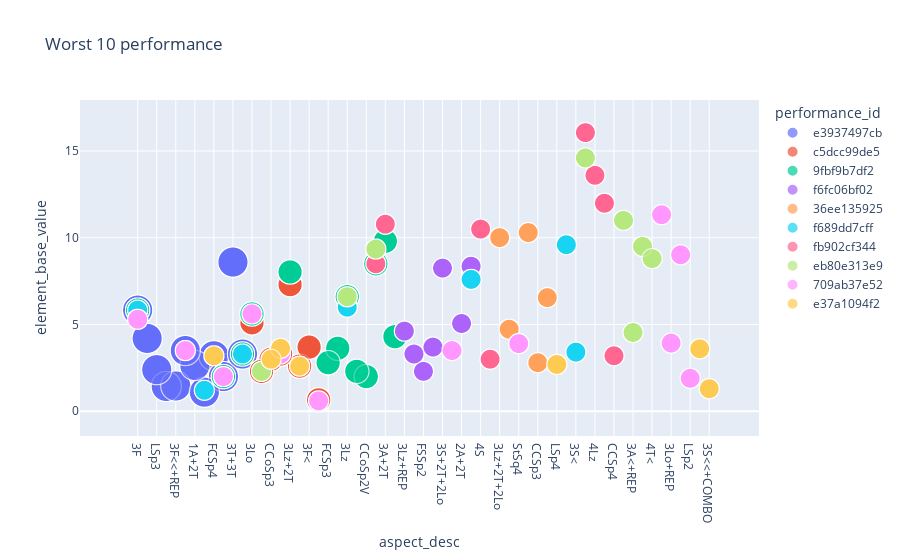

Notebook source saved alongside this figure:
### Markdown cell above
### 3.3. Bubble chart of worst 10 performances and all

### Code cell
bubble_df4 = px.scatter(
    df4, y="element_base_value", x="aspect_desc",
    color="performance_id", size="total_deductions", 
    title='Worst 10 performance',
    hover_name="aspect_desc", log_x=False, size_max=30
    )
bubble_df4.show()

### Figure 1 — Plotly figure (JSON) as saved in the notebook; plotly's stock layout.template omitted (floating-point values rounded to 4 significant figures)
{"data": [{"hovertemplate": "<b>%{hovertext}</b><br><br>performance_id=e3937497cb<br>aspect_desc=%{x}<br>element_base_value=%{y}<br>total_deductions=%{marker.size}<extra></extra>", "hovertext": ["3F", "3Lz<", "LSp3", "2S", "3F<<+REP", "CCoSp4", "3Lz<", "1A+2T", "1A", "3F", "3Lz<", "CCoSp4", "3F<<+REP", "1A+2T", "CCoSp4", "3F", "3F<<+REP", "2S", "LSp3", "FCSp4", "2S", "LSp3", "ChSq1", "3T+3T", "StSq3", "3F", "1A", "1A+2T", "1A", "FCSp4", "FCSp4", "2S", "2S", "3F<<+REP", "CCoSp4", "3Lz<", "1A+2T", "1A", "3F", "1A", "1A+2T", "3Lz<", "CCoSp4", "3F<<+REP", "LSp3", "ChSq1", "ChSq1", "3T+3T", "StSq3", "3F", "1A", "FCSp4", "ChSq1", "3T+3T", "StSq3", "1A+2T", "StSq3", "3T+3T", "3Lz<", "CCoSp4", "3F<<+REP", "LSp3", "3F<<+REP", "CCoSp4", "3Lz<", "2S", "1A", "3F", "3F", "1A", "1A+2T", "ChSq1", "3T+3T", "StSq3", "3Lz<", "CCoSp4", "3F<<+REP", "2S", "LSp3", "FCSp4", "ChSq1", "3T+3T", "StSq3", "2S", "1A+2T", "FCSp4", "FCSp4", "LSp3", "FCSp4", "ChSq1", "3T+3T", "StSq3", "FCSp4", "StSq3", "3T+3T", "ChSq1", "ChSq1", "LSp3", "2S", "3F<<+REP", "3T+3T", "LSp3", "StSq3", "3F", "1A", "1A+2T", "3Lz<", "CCoSp4"], "legendgroup": "e3937497cb", "marker": {"color": "#636efa", "size": [9, 9, 9, 9, 9, 9, 9, 9, 9, 9, 9, 9, 9, 9, 9, 9, 9, 9, 9, 9, 9, 9, 9, 9, 9, 9, 9, 9, 9, 9, 9, 9, 9, 9, 9, 9, 9, 9, 9, 9, 9, 9, 9, 9, 9, 9, 9, 9, 9, 9, 9, 9, 9, 9, 9, 9, 9, 9, 9, 9, 9, 9, 9, 9, 9, 9, 9, 9, 9, 9, 9, 9, 9, 9, 9, 9, 9, 9, 9, 9, 9, 9, 9, 9, 9, 9, 9, 9, 9, 9, 9, 9, 9, 9, 9, 9, 9, 9, 9, 9, 9, 9, 9, 9, 9, 9, 9, 9], "sizemode": "area", "sizeref": 0.01, "symbol": "circle"}, "mode": "markers", "name": "e3937497cb", "showlegend": true, "type": "scattergl", "x": ["3F", "3Lz<", "LSp3", "2S", "3F<<+REP", "CCoSp4", "3Lz<", "1A+2T", "1A", "3F", "3Lz<", "CCoSp4", "3F<<+REP", "1A+2T", "CCoSp4", "3F", "3F<<+REP", "2S", "LSp3", "FCSp4", "2S", "LSp3", "ChSq1", "3T+3T", "StSq3", "3F", "1A", "1A+2T", "1A", "FCSp4", "FCSp4", "2S", "2S", "3F<<+REP", "CCoSp4", "3Lz<", "1A+2T", "1A", "3F", "1A", "1A+2T", "3Lz<", "CCoSp4", "3F<<+REP", "LSp3", "ChSq1", "ChSq1", "3T+3T", "StSq3", "3F", "1A", "FCSp4", "ChSq1", "3T+3T", "StSq3", "1A+2T", "StSq3", "3T+3T", "3Lz<", "CCoSp4", "3F<<+REP", "LSp3", "3F<<+REP", "CCoSp4", "3Lz<", "2S", "1A", "3F", "3F", "1A", "1A+2T", "ChSq1", "3T+3T", "StSq3", "3Lz<", "CCoSp4", "3F<<+REP", "2S", "LSp3", "FCSp4", "ChSq1", "3T+3T", "StSq3", "2S", "1A+2T", "FCSp4", "FCSp4", "LSp3", "FCSp4", "ChSq1", "3T+3T", "StSq3", "FCSp4", "StSq3", "3T+3T", "ChSq1", "ChSq1", "LSp3", "2S", "3F<<+REP", "3T+3T", "LSp3", "StSq3", "3F", "1A", "1A+2T", "3Lz<", "CCoSp4"], "xaxis": "x", "y": [5.83, 4.2, 2.4, 1.43, 1.46, 3.5, 4.2, 2.64, 1.1, 5.83, 4.2, 3.5, 1.46, 2.64, 3.5, 5.83, 1.46, 1.43, 2.4, 3.2, 1.43, 2.4, 2, 8.6, 3.3, 5.83, 1.1, 2.64, 1.1, 3.2, 3.2, 1.43, 1.43, 1.46, 3.5, 4.2, 2.64, 1.1, 5.83, 1.1, 2.64, 4.2, 3.5, 1.46, 2.4, 2, 2, 8.6, 3.3, 5.83, 1.1, 3.2, 2, 8.6, 3.3, 2.64, 3.3, 8.6, 4.2, 3.5, 1.46, 2.4, 1.46, 3.5, 4.2, 1.43, 1.1, 5.83, 5.83, 1.1, 2.64, 2, 8.6, 3.3, 4.2, 3.5, 1.46, 1.43, 2.4, 3.2, 2, 8.6, 3.3, 1.43, 2.64, 3.2, 3.2, 2.4, 3.2, 2, 8.6, 3.3, 3.2, 3.3, 8.6, 2, 2, 2.4, 1.43, 1.46, 8.6, 2.4, 3.3, 5.83, 1.1, 2.64, 4.2, 3.5], "yaxis": "y"}, {"hovertemplate": "<b>%{hovertext}</b><br><br>performance_id=c5dcc99de5<br>aspect_desc=%{x}<br>element_base_value=%{y}<br>total_deductions=%{marker.size}<extra></extra>", "hovertext": ["3Lo", "FCSp2", "CCoSp3", "CCoSp3", "2A", "3Lz+2T", "StSq2", "2A", "3F<", "1Lz", "3F<", "2A", "3Lo", "1Lz", "3Lz+2T", "StSq2", "2A", "FCSp2", "3Lo", "2A", "3F<", "1Lz", "3Lz+2T", "StSq2", "2A", "CCoSp3", "FCSp2", "3Lo", "2A", "StSq2", "CCoSp3", "FCSp2", "3Lo", "3F<", "1Lz", "3Lz+2T", "2A", "2A", "3F<", "1Lz", "3Lz+2T", "StSq2", "2A", "CCoSp3", "FCSp2", "3Lo", "2A", "3F<", "1Lz", "3Lz+2T", "StSq2", "2A", "CCoSp3", "FCSp2", "FCSp2", "CCoSp3", "3Lo", "3Lz+2T", "StSq2", "2A", "1Lz", "3F<", "2A", "StSq2", "3Lz+2T", "1Lz", "3F<", "2A", "3Lo", "FCSp2", "CCoSp3", "2A", "CCoSp3", "FCSp2", "3Lo", "StSq2", "3Lz+2T", "1Lz", "3F<", "2A", "2A"], "legendgroup": "c5dcc99de5", "marker": {"color": "#EF553B", "size": [6, 6, 6, 6, 6, 6, 6, 6, 6, 6, 6, 6, 6, 6, 6, 6, 6, 6, 6, 6, 6, 6, 6, 6, 6, 6, 6, 6, 6, 6, 6, 6, 6, 6, 6, 6, 6, 6, 6, 6, 6, 6, 6, 6, 6, 6, 6, 6, 6, 6, 6, 6, 6, 6, 6, 6, 6, 6, 6, 6, 6, 6, 6, 6, 6, 6, 6, 6, 6, 6, 6, 6, 6, 6, 6, 6, 6, 6, 6, 6, 6], "sizemode": "area", "sizeref": 0.01, "symbol": "circle"}, "mode": "markers", "name": "c5dcc99de5", "showlegend": true, "type": "scattergl", "x": ["3Lo", "FCSp2", "CCoSp3", "CCoSp3", "2A", "3Lz+2T", "StSq2", "2A", "3F<", "1Lz", "3F<", "2A", "3Lo", "1Lz", "3Lz+2T", "StSq2", "2A", "FCSp2", "3Lo", "2A", "3F<", "1Lz", "3Lz+2T", "StSq2", "2A", "CCoSp3", "FCSp2", "3Lo", "2A", "StSq2", "CCoSp3", "FCSp2", "3Lo", "3F<", "1Lz", "3Lz+2T", "2A", "2A", "3F<", "1Lz", "3Lz+2T", "StSq2", "2A", "CCoSp3", "FCSp2", "3Lo", "2A", "3F<", "1Lz", "3Lz+2T", "StSq2", "2A", "CCoSp3", "FCSp2", "FCSp2", "CCoSp3", "3Lo", "3Lz+2T", "StSq2", "2A", "1Lz", "3F<", "2A", "StSq2", "3Lz+2T", "1Lz", "3F<", "2A", "3Lo", "FCSp2", "CCoSp3", "2A", "CCoSp3", "FCSp2", "3Lo", "StSq2", "3Lz+2T", "1Lz", "3F<", "2A", "2A"], "xaxis": "x", "y": [5.1, 2.3, 3, 3, 3.3, 7.3, 2.6, 3.3, 3.7, 0.66, 3.7, 3.3, 5.1, 0.66, 7.3, 2.6, 3.3, 2.3, 5.1, 3.3, 3.7, 0.66, 7.3, 2.6, 3.3, 3, 2.3, 5.1, 3.3, 2.6, 3, 2.3, 5.1, 3.7, 0.66, 7.3, 3.3, 3.3, 3.7, 0.66, 7.3, 2.6, 3.3, 3, 2.3, 5.1, 3.3, 3.7, 0.66, 7.3, 2.6, 3.3, 3, 2.3, 2.3, 3, 5.1, 7.3, 2.6, 3.3, 0.66, 3.7, 3.3, 2.6, 7.3, 0.66, 3.7, 3.3, 5.1, 2.3, 3, 3.3, 3, 2.3, 5.1, 2.6, 7.3, 0.66, 3.7, 3.3, 3.3], "yaxis": "y"}, {"hovertemplate": "<b>%{hovertext}</b><br><br>performance_id=9fbf9b7df2<br>aspect_desc=%{x}<br>element_base_value=%{y}<br>total_deductions=%{marker.size}<extra></extra>", "hovertext": ["StSq3", "FCSp3", "3Lo", "2A+2T*", "3F", "3Lz", "CSSp2", "CCoSp2V", "3A", "ChSq1", "3A+2T", "3Lz+2T", "4T<<", "StSq3", "FCSp3", "3Lo", "2A+2T*", "3F", "3Lz", "CSSp2", "CCoSp2V", "4T<<", "3Lz+2T", "CCoSp2V", "3Lz+2T", "3A+2T", "ChSq1", "3A", "3A", "ChSq1", "3A+2T", "CCoSp2V", "4T<<", "StSq3", "FCSp3", "3Lo", "2A+2T*", "3F", "3Lz", "CSSp2", "4T<<", "StSq3", "FCSp3", "3Lo", "3A", "ChSq1", "3A+2T", "3Lz+2T", "CCoSp2V", "4T<<", "StSq3", "FCSp3", "3Lo", "2A+2T*", "3F", "3Lz", "CSSp2", "CSSp2", "3Lz", "3F", "2A+2T*", "3Lz", "2A+2T*", "3Lo", "FCSp3", "StSq3", "4T<<", "CCoSp2V", "3Lz+2T", "3A+2T", "3A", "ChSq1", "3A+2T", "3Lz+2T", "ChSq1", "3A", "3F", "CSSp2", "ChSq1", "CCoSp2V", "2A+2T*", "3F", "3Lz", "CSSp2", "3Lz+2T", "3Lz+2T", "3A+2T", "ChSq1", "CSSp2", "3Lz", "3F", "3A", "ChSq1", "3Lo", "FCSp3", "StSq3", "4T<<", "3A+2T", "3A", "CCoSp2V", "3A", "FCSp3", "StSq3", "4T<<", "CCoSp2V", "CSSp2", "3Lz+2T", "4T<<", "2A+2T*", "3A+2T", "3Lo", "3Lz", "3Lo", "2A+2T*", "3F", "FCSp3", "StSq3"], "legendgroup": "9fbf9b7df2", "marker": {"color": "#00cc96", "size": [6, 6, 6, 6, 6, 6, 6, 6, 6, 6, 6, 6, 6, 6, 6, 6, 6, 6, 6, 6, 6, 6, 6, 6, 6, 6, 6, 6, 6, 6, 6, 6, 6, 6, 6, 6, 6, 6, 6, 6, 6, 6, 6, 6, 6, 6, 6, 6, 6, 6, 6, 6, 6, 6, 6, 6, 6, 6, 6, 6, 6, 6, 6, 6, 6, 6, 6, 6, 6, 6, 6, 6, 6, 6, 6, 6, 6, 6, 6, 6, 6, 6, 6, 6, 6, 6, 6, 6, 6, 6, 6, 6, 6, 6, 6, 6, 6, 6, 6, 6, 6, 6, 6, 6, 6, 6, 6, 6, 6, 6, 6, 6, 6, 6, 6, 6, 6], "sizemode": "area", "sizeref": 0.01, "symbol": "circle"}, "mode": "markers", "name": "9fbf9b7df2", "showlegend": true, "type": "scattergl", "x": ["StSq3", "FCSp3", "3Lo", "2A+2T*", "3F", "3Lz", "CSSp2", "CCoSp2V", "3A", "ChSq1", "3A+2T", "3Lz+2T", "4T<<", "StSq3", "FCSp3", "3Lo", "2A+2T*", "3F", "3Lz", "CSSp2", "CCoSp2V", "4T<<", "3Lz+2T", "CCoSp2V", "3Lz+2T", "3A+2T", "ChSq1", "3A", "3A", "ChSq1", "3A+2T", "CCoSp2V", "4T<<", "StSq3", "FCSp3", "3Lo", "2A+2T*", "3F", "3Lz", "CSSp2", "4T<<", "StSq3", "FCSp3", "3Lo", "3A", "ChSq1", "3A+2T", "3Lz+2T", "CCoSp2V", "4T<<", "StSq3", "FCSp3", "3Lo", "2A+2T*", "3F", "3Lz", "CSSp2", "CSSp2", "3Lz", "3F", "2A+2T*", "3Lz", "2A+2T*", "3Lo", "FCSp3", "StSq3", "4T<<", "CCoSp2V", "3Lz+2T", "3A+2T", "3A", "ChSq1", "3A+2T", "3Lz+2T", "ChSq1", "3A", "3F", "CSSp2", "ChSq1", "CCoSp2V", "2A+2T*", "3F", "3Lz", "CSSp2", "3Lz+2T", "3Lz+2T", "3A+2T", "ChSq1", "CSSp2", "3Lz", "3F", "3A", "ChSq1", "3Lo", "FCSp3", "StSq3", "4T<<", "3A+2T", "3A", "CCoSp2V", "3A", "FCSp3", "StSq3", "4T<<", "CCoSp2V", "CSSp2", "3Lz+2T", "4T<<", "2A+2T*", "3A+2T", "3Lo", "3Lz", "3Lo", "2A+2T*", "3F", "FCSp3", "StSq3"], "xaxis": "x", "y": [3.3, 2.8, 5.61, 3.63, 5.83, 6.6, 2.3, 2, 8.5, 2, 9.8, 8.03, 4.3, 3.3, 2.8, 5.61, 3.63, 5.83, 6.6, 2.3, 2, 4.3, 8.03, 2, 8.03, 9.8, 2, 8.5, 8.5, 2, 9.8, 2, 4.3, 3.3, 2.8, 5.61, 3.63, 5.83, 6.6, 2.3, 4.3, 3.3, 2.8, 5.61, 8.5, 2, 9.8, 8.03, 2, 4.3, 3.3, 2.8, 5.61, 3.63, 5.83, 6.6, 2.3, 2.3, 6.6, 5.83, 3.63, 6.6, 3.63, 5.61, 2.8, 3.3, 4.3, 2, 8.03, 9.8, 8.5, 2, 9.8, 8.03, 2, 8.5, 5.83, 2.3, 2, 2, 3.63, 5.83, 6.6, 2.3, 8.03, 8.03, 9.8, 2, 2.3, 6.6, 5.83, 8.5, 2, 5.61, 2.8, 3.3, 4.3, 9.8, 8.5, 2, 8.5, 2.8, 3.3, 4.3, 2, 2.3, 8.03, 4.3, 3.63, 9.8, 5.61, 6.6, 5.61, 3.63, 5.83, 2.8, 3.3], "yaxis": "y"}, {"hovertemplate": "<b>%{hovertext}</b><br><br>performance_id=f6fc06bf02<br>aspect_desc=%{x}<br>element_base_value=%{y}<br>total_deductions=%{marker.size}<extra></extra>", "hovertext": ["StSq2", "3Lo", "3Lz+REP", "StSq2", "3A<<", "3Lo", "FSSp2", "3Fe", "3Lz", "3A<<", "3S+2T+2Lo", "3S+2T+2Lo", "CCoSp4", "FCCoSp4", "2A+2T", "ChSq1", "2A+3T", "CCoSp4", "FCCoSp4", "2A+2T", "ChSq1", "2A+3T", "3Lz+REP", "3Lz", "3Fe", "3Fe", "FSSp2", "3Lo", "3Lz", "3Fe", "3Lz+REP", "FSSp2", "3Lo", "3A<<", "StSq2", "3S+2T+2Lo", "CCoSp4", "FCCoSp4", "2A+2T", "ChSq1", "2A+3T", "3Lz+REP", "3Lz", "3A<<", "3S+2T+2Lo", "CCoSp4", "FCCoSp4", "2A+2T", "ChSq1", "2A+3T", "StSq2", "FSSp2", "3A<<", "3Lo", "FSSp2", "StSq2", "3Lz+REP", "2A+3T", "ChSq1", "2A+2T", "FCCoSp4", "CCoSp4", "3S+2T+2Lo", "StSq2", "3A<<", "3Lo", "FSSp2", "3Lz", "FSSp2", "3Lo", "3A<<", "StSq2", "3S+2T+2Lo", "CCoSp4", "FCCoSp4", "2A+2T", "ChSq1", "2A+3T", "3Lz+REP", "3Lz", "3Fe", "3Fe", "3S+2T+2Lo", "FSSp2", "3Lo", "3A<<", "StSq2", "3S+2T+2Lo", "CCoSp4", "FCCoSp4", "2A+2T", "ChSq1", "2A+3T", "3Lz+REP", "3Lz", "3Fe", "CCoSp4", "3Fe", "3Lz", "3Lz+REP", "2A+3T", "ChSq1", "2A+2T", "FCCoSp4", "2A+3T", "FSSp2", "3Lo", "3A<<", "StSq2", "3S+2T+2Lo", "CCoSp4", "FCCoSp4", "2A+2T", "ChSq1", "3Lz+REP", "3Lz", "3Fe"], "legendgroup": "f6fc06bf02", "marker": {"color": "#ab63fa", "size": [4, 4, 4, 4, 4, 4, 4, 4, 4, 4, 4, 4, 4, 4, 4, 4, 4, 4, 4, 4, 4, 4, 4, 4, 4, 4, 4, 4, 4, 4, 4, 4, 4, 4, 4, 4, 4, 4, 4, 4, 4, 4, 4, 4, 4, 4, 4, 4, 4, 4, 4, 4, 4, 4, 4, 4, 4, 4, 4, 4, 4, 4, 4, 4, 4, 4, 4, 4, 4, 4, 4, 4, 4, 4, 4, 4, 4, 4, 4, 4, 4, 4, 4, 4, 4, 4, 4, 4, 4, 4, 4, 4, 4, 4, 4, 4, 4, 4, 4, 4, 4, 4, 4, 4, 4, 4, 4, 4, 4, 4, 4, 4, 4, 4, 4, 4, 4], "sizemode": "area", "sizeref": 0.01, "symbol": "circle"}, "mode": "markers", "name": "f6fc06bf02", "showlegend": true, "type": "scattergl", "x": ["StSq2", "3Lo", "3Lz+REP", "StSq2", "3A<<", "3Lo", "FSSp2", "3Fe", "3Lz", "3A<<", "3S+2T+2Lo", "3S+2T+2Lo", "CCoSp4", "FCCoSp4", "2A+2T", "ChSq1", "2A+3T", "CCoSp4", "FCCoSp4", "2A+2T", "ChSq1", "2A+3T", "3Lz+REP", "3Lz", "3Fe", "3Fe", "FSSp2", "3Lo", "3Lz", "3Fe", "3Lz+REP", "FSSp2", "3Lo", "3A<<", "StSq2", "3S+2T+2Lo", "CCoSp4", "FCCoSp4", "2A+2T", "ChSq1", "2A+3T", "3Lz+REP", "3Lz", "3A<<", "3S+2T+2Lo", "CCoSp4", "FCCoSp4", "2A+2T", "ChSq1", "2A+3T", "StSq2", "FSSp2", "3A<<", "3Lo", "FSSp2", "StSq2", "3Lz+REP", "2A+3T", "ChSq1", "2A+2T", "FCCoSp4", "CCoSp4", "3S+2T+2Lo", "StSq2", "3A<<", "3Lo", "FSSp2", "3Lz", "FSSp2", "3Lo", "3A<<", "StSq2", "3S+2T+2Lo", "CCoSp4", "FCCoSp4", "2A+2T", "ChSq1", "2A+3T", "3Lz+REP", "3Lz", "3Fe", "3Fe", "3S+2T+2Lo", "FSSp2", "3Lo", "3A<<", "StSq2", "3S+2T+2Lo", "CCoSp4", "FCCoSp4", "2A+2T", "ChSq1", "2A+3T", "3Lz+REP", "3Lz", "3Fe", "CCoSp4", "3Fe", "3Lz", "3Lz+REP", "2A+3T", "ChSq1", "2A+2T", "FCCoSp4", "2A+3T", "FSSp2", "3Lo", "3A<<", "StSq2", "3S+2T+2Lo", "CCoSp4", "FCCoSp4", "2A+2T", "ChSq1", "3Lz+REP", "3Lz", "3Fe"], "xaxis": "x", "y": [2.6, 5.61, 4.62, 2.6, 3.3, 5.61, 2.3, 3.7, 6, 3.3, 8.25, 8.25, 3.5, 3.5, 5.06, 2, 8.36, 3.5, 3.5, 5.06, 2, 8.36, 4.62, 6, 3.7, 3.7, 2.3, 5.61, 6, 3.7, 4.62, 2.3, 5.61, 3.3, 2.6, 8.25, 3.5, 3.5, 5.06, 2, 8.36, 4.62, 6, 3.3, 8.25, 3.5, 3.5, 5.06, 2, 8.36, 2.6, 2.3, 3.3, 5.61, 2.3, 2.6, 4.62, 8.36, 2, 5.06, 3.5, 3.5, 8.25, 2.6, 3.3, 5.61, 2.3, 6, 2.3, 5.61, 3.3, 2.6, 8.25, 3.5, 3.5, 5.06, 2, 8.36, 4.62, 6, 3.7, 3.7, 8.25, 2.3, 5.61, 3.3, 2.6, 8.25, 3.5, 3.5, 5.06, 2, 8.36, 4.62, 6, 3.7, 3.5, 3.7, 6, 4.62, 8.36, 2, 5.06, 3.5, 8.36, 2.3, 5.61, 3.3, 2.6, 8.25, 3.5, 3.5, 5.06, 2, 4.62, 6, 3.7], "yaxis": "y"}, {"hovertemplate": "<b>%{hovertext}</b><br><br>performance_id=36ee135925<br>aspect_desc=%{x}<br>element_base_value=%{y}<br>total_deductions=%{marker.size}<extra></extra>", "hovertext": ["ChSq1", "CCoSp4", "4S", "FSSp4", "3Lz+2T+2Lo", "3A", "3Lo", "3T", "StSq4", "4T", "3F", "CCSp3", "CCoSp4", "4S", "FSSp4", "3Lz+2T+2Lo", "3A", "3Lo", "3T", "StSq4", "4T", "CCSp3", "ChSq1", "CCoSp4", "3A+REP", "3F", "3A+REP", "ChSq1", "4S", "FSSp4", "3Lz+2T+2Lo", "3A", "3Lo", "3T", "StSq4", "4T", "CCSp3", "CCSp3", "ChSq1", "3F", "3A+REP", "CCoSp4", "4S", "4T", "StSq4", "3T", "3Lo", "CCoSp4", "4S", "FSSp4", "3Lz+2T+2Lo", "3A", "FSSp4", "3Lz+2T+2Lo", "3A", "CCoSp4", "4S", "FSSp4", "3Lz+2T+2Lo", "3A", "3Lo", "3T", "StSq4", "4T", "CCSp3", "ChSq1", "3F", "3A+REP", "3Lo", "3T", "StSq4", "4T", "CCSp3", "ChSq1", "3F", "3A+REP", "3Lz+2T+2Lo", "4S", "3A", "3Lo", "3T", "StSq4", "4T", "CCSp3", "FSSp4", "CCoSp4", "3A+REP", "3F", "3A+REP", "CCoSp4", "4S", "FSSp4", "3Lz+2T+2Lo", "3A", "3Lo", "3T", "StSq4", "4T", "CCSp3", "ChSq1", "3F", "CCSp3", "ChSq1", "4T", "StSq4", "ChSq1", "3F", "3A+REP", "CCoSp4", "4S", "FSSp4", "3Lz+2T+2Lo", "3A", "3Lo", "3T", "3F", "3A+REP"], "legendgroup": "36ee135925", "marker": {"color": "#FFA15A", "size": [4, 4, 4, 4, 4, 4, 4, 4, 4, 4, 4, 4, 4, 4, 4, 4, 4, 4, 4, 4, 4, 4, 4, 4, 4, 4, 4, 4, 4, 4, 4, 4, 4, 4, 4, 4, 4, 4, 4, 4, 4, 4, 4, 4, 4, 4, 4, 4, 4, 4, 4, 4, 4, 4, 4, 4, 4, 4, 4, 4, 4, 4, 4, 4, 4, 4, 4, 4, 4, 4, 4, 4, 4, 4, 4, 4, 4, 4, 4, 4, 4, 4, 4, 4, 4, 4, 4, 4, 4, 4, 4, 4, 4, 4, 4, 4, 4, 4, 4, 4, 4, 4, 4, 4, 4, 4, 4, 4, 4, 4, 4, 4, 4, 4, 4, 4, 4], "sizemode": "area", "sizeref": 0.01, "symbol": "circle"}, "mode": "markers", "name": "36ee135925", "showlegend": true, "type": "scattergl", "x": ["ChSq1", "CCoSp4", "4S", "FSSp4", "3Lz+2T+2Lo", "3A", "3Lo", "3T", "StSq4", "4T", "3F", "CCSp3", "CCoSp4", "4S", "FSSp4", "3Lz+2T+2Lo", "3A", "3Lo", "3T", "StSq4", "4T", "CCSp3", "ChSq1", "CCoSp4", "3A+REP", "3F", "3A+REP", "ChSq1", "4S", "FSSp4", "3Lz+2T+2Lo", "3A", "3Lo", "3T", "StSq4", "4T", "CCSp3", "CCSp3", "ChSq1", "3F", "3A+REP", "CCoSp4", "4S", "4T", "StSq4", "3T", "3Lo", "CCoSp4", "4S", "FSSp4", "3Lz+2T+2Lo", "3A", "FSSp4", "3Lz+2T+2Lo", "3A", "CCoSp4", "4S", "FSSp4", "3Lz+2T+2Lo", "3A", "3Lo", "3T", "StSq4", "4T", "CCSp3", "ChSq1", "3F", "3A+REP", "3Lo", "3T", "StSq4", "4T", "CCSp3", "ChSq1", "3F", "3A+REP", "3Lz+2T+2Lo", "4S", "3A", "3Lo", "3T", "StSq4", "4T", "CCSp3", "FSSp4", "CCoSp4", "3A+REP", "3F", "3A+REP", "CCoSp4", "4S", "FSSp4", "3Lz+2T+2Lo", "3A", "3Lo", "3T", "StSq4", "4T", "CCSp3", "ChSq1", "3F", "CCSp3", "ChSq1", "4T", "StSq4", "ChSq1", "3F", "3A+REP", "CCoSp4", "4S", "FSSp4", "3Lz+2T+2Lo", "3A", "3Lo", "3T", "3F", "3A+REP"], "xaxis": "x", "y": [2, 3.5, 10.5, 3, 10.01, 8.5, 5.61, 4.73, 3.9, 10.3, 5.83, 2.8, 3.5, 10.5, 3, 10.01, 8.5, 5.61, 4.73, 3.9, 10.3, 2.8, 2, 3.5, 6.55, 5.83, 6.55, 2, 10.5, 3, 10.01, 8.5, 5.61, 4.73, 3.9, 10.3, 2.8, 2.8, 2, 5.83, 6.55, 3.5, 10.5, 10.3, 3.9, 4.73, 5.61, 3.5, 10.5, 3, 10.01, 8.5, 3, 10.01, 8.5, 3.5, 10.5, 3, 10.01, 8.5, 5.61, 4.73, 3.9, 10.3, 2.8, 2, 5.83, 6.55, 5.61, 4.73, 3.9, 10.3, 2.8, 2, 5.83, 6.55, 10.01, 10.5, 8.5, 5.61, 4.73, 3.9, 10.3, 2.8, 3, 3.5, 6.55, 5.83, 6.55, 3.5, 10.5, 3, 10.01, 8.5, 5.61, 4.73, 3.9, 10.3, 2.8, 2, 5.83, 2.8, 2, 10.3, 3.9, 2, 5.83, 6.55, 3.5, 10.5, 3, 10.01, 8.5, 5.61, 4.73, 5.83, 6.55], "yaxis": "y"}, {"hovertemplate": "<b>%{hovertext}</b><br><br>performance_id=f689dd7cff<br>aspect_desc=%{x}<br>element_base_value=%{y}<br>total_deductions=%{marker.size}<extra></extra>", "hovertext": ["3Lz", "1A", "3F", "FCCoSp4", "CCoSp4", "LSp4", "ChSq1", "3Lo", "3F+3T", "3S<", "2A+3T", "3F+3T", "3S<", "StSq3", "3Lz", "StSq3", "1A", "3Lz", "2A+3T", "3S<", "3F+3T", "3F+3T", "3Lo", "ChSq1", "LSp4", "CCoSp4", "FCCoSp4", "3F", "1A", "3Lz", "StSq3", "2A+3T", "3S<", "3F+3T", "3S<", "2A+3T", "StSq3", "1A", "3Lz", "3F", "3S<", "2A+3T", "StSq3", "3Lz", "1A", "3F", "FCCoSp4", "CCoSp4", "LSp4", "ChSq1", "3Lo", "3Lo", "ChSq1", "LSp4", "CCoSp4", "FCCoSp4", "StSq3", "1A", "3S<", "StSq3", "3Lz", "1A", "3F", "FCCoSp4", "CCoSp4", "LSp4", "ChSq1", "2A+3T", "3F+3T", "3F", "FCCoSp4", "CCoSp4", "LSp4", "ChSq1", "3Lo", "3F+3T", "3F", "3Lo", "3F+3T", "FCCoSp4", "CCoSp4", "LSp4", "ChSq1", "3Lo", "3S<", "3Lo", "ChSq1", "LSp4", "CCoSp4", "FCCoSp4", "3F", "1A", "3Lz", "StSq3", "2A+3T", "3S<", "3F+3T", "2A+3T", "StSq3", "3Lz", "1A", "3F", "FCCoSp4", "CCoSp4", "LSp4", "ChSq1", "3Lo", "2A+3T"], "legendgroup": "f689dd7cff", "marker": {"color": "#19d3f3", "size": [4, 4, 4, 4, 4, 4, 4, 4, 4, 4, 4, 4, 4, 4, 4, 4, 4, 4, 4, 4, 4, 4, 4, 4, 4, 4, 4, 4, 4, 4, 4, 4, 4, 4, 4, 4, 4, 4, 4, 4, 4, 4, 4, 4, 4, 4, 4, 4, 4, 4, 4, 4, 4, 4, 4, 4, 4, 4, 4, 4, 4, 4, 4, 4, 4, 4, 4, 4, 4, 4, 4, 4, 4, 4, 4, 4, 4, 4, 4, 4, 4, 4, 4, 4, 4, 4, 4, 4, 4, 4, 4, 4, 4, 4, 4, 4, 4, 4, 4, 4, 4, 4, 4, 4, 4, 4, 4, 4], "sizemode": "area", "sizeref": 0.01, "symbol": "circle"}, "mode": "markers", "name": "f689dd7cff", "showlegend": true, "type": "scattergl", "x": ["3Lz", "1A", "3F", "FCCoSp4", "CCoSp4", "LSp4", "ChSq1", "3Lo", "3F+3T", "3S<", "2A+3T", "3F+3T", "3S<", "StSq3", "3Lz", "StSq3", "1A", "3Lz", "2A+3T", "3S<", "3F+3T", "3F+3T", "3Lo", "ChSq1", "LSp4", "CCoSp4", "FCCoSp4", "3F", "1A", "3Lz", "StSq3", "2A+3T", "3S<", "3F+3T", "3S<", "2A+3T", "StSq3", "1A", "3Lz", "3F", "3S<", "2A+3T", "StSq3", "3Lz", "1A", "3F", "FCCoSp4", "CCoSp4", "LSp4", "ChSq1", "3Lo", "3Lo", "ChSq1", "LSp4", "CCoSp4", "FCCoSp4", "StSq3", "1A", "3S<", "StSq3", "3Lz", "1A", "3F", "FCCoSp4", "CCoSp4", "LSp4", "ChSq1", "2A+3T", "3F+3T", "3F", "FCCoSp4", "CCoSp4", "LSp4", "ChSq1", "3Lo", "3F+3T", "3F", "3Lo", "3F+3T", "FCCoSp4", "CCoSp4", "LSp4", "ChSq1", "3Lo", "3S<", "3Lo", "ChSq1", "LSp4", "CCoSp4", "FCCoSp4", "3F", "1A", "3Lz", "StSq3", "2A+3T", "3S<", "3F+3T", "2A+3T", "StSq3", "3Lz", "1A", "3F", "FCCoSp4", "CCoSp4", "LSp4", "ChSq1", "3Lo", "2A+3T"], "xaxis": "x", "y": [6, 1.21, 5.83, 3.5, 3.5, 2.7, 2, 5.61, 9.6, 3.41, 7.6, 9.6, 3.41, 3.3, 6, 3.3, 1.21, 6, 7.6, 3.41, 9.6, 9.6, 5.61, 2, 2.7, 3.5, 3.5, 5.83, 1.21, 6, 3.3, 7.6, 3.41, 9.6, 3.41, 7.6, 3.3, 1.21, 6, 5.83, 3.41, 7.6, 3.3, 6, 1.21, 5.83, 3.5, 3.5, 2.7, 2, 5.61, 5.61, 2, 2.7, 3.5, 3.5, 3.3, 1.21, 3.41, 3.3, 6, 1.21, 5.83, 3.5, 3.5, 2.7, 2, 7.6, 9.6, 5.83, 3.5, 3.5, 2.7, 2, 5.61, 9.6, 5.83, 5.61, 9.6, 3.5, 3.5, 2.7, 2, 5.61, 3.41, 5.61, 2, 2.7, 3.5, 3.5, 5.83, 1.21, 6, 3.3, 7.6, 3.41, 9.6, 7.6, 3.3, 6, 1.21, 5.83, 3.5, 3.5, 2.7, 2, 5.61, 7.6], "yaxis": "y"}, {"hovertemplate": "<b>%{hovertext}</b><br><br>performance_id=fb902cf344<br>aspect_desc=%{x}<br>element_base_value=%{y}<br>total_deductions=%{marker.size}<extra></extra>", "hovertext": ["4T+3T", "4Lz", "3Lo", "StSq4", "ChSq1", "3Lz+1Lo+3S", "FSSp4", "4S", "3A", "3A+2T", "CCSp4", "CCoSp4", "3Lz", "4Lz", "3Lo", "StSq4", "4T+3T", "ChSq1", "3Lz+1Lo+3S", "FSSp4", "4S", "3A", "3A+2T", "CCSp4", "CCoSp4", "3Lz", "4Lz", "3Lo", "StSq4", "4T+3T", "ChSq1", "3Lz+1Lo+3S", "FSSp4", "4S", "3A", "3A+2T", "CCSp4", "CCoSp4", "3Lz", "4Lz", "3Lo", "StSq4", "4T+3T", "ChSq1", "3Lz+1Lo+3S", "FSSp4", "4S", "3A", "3A+2T", "CCSp4", "CCoSp4", "3Lz", "4Lz", "3Lo", "StSq4", "4T+3T", "ChSq1", "3Lz+1Lo+3S", "FSSp4", "4S", "3A", "3A+2T", "CCSp4", "CCoSp4", "3Lz", "3Lz", "CCoSp4", "CCSp4", "4Lz", "3Lo", "StSq4", "4T+3T", "ChSq1", "3Lz+1Lo+3S", "FSSp4", "4S", "3A", "3A+2T", "CCSp4", "CCoSp4", "3Lz", "4Lz", "3A+2T", "3Lo", "4S", "3A", "3A+2T", "CCSp4", "CCoSp4", "3Lz", "4Lz", "3Lo", "StSq4", "4T+3T", "ChSq1", "3Lz+1Lo+3S", "FSSp4", "4S", "3A", "FSSp4", "3Lz+1Lo+3S", "ChSq1", "StSq4", "4T+3T", "ChSq1", "3Lz+1Lo+3S", "FSSp4", "4S", "3A", "3A+2T", "CCSp4", "CCoSp4", "3Lz", "4T+3T", "4Lz", "3Lo", "StSq4"], "legendgroup": "fb902cf344", "marker": {"color": "#FF6692", "size": [4, 4, 4, 4, 4, 4, 4, 4, 4, 4, 4, 4, 4, 4, 4, 4, 4, 4, 4, 4, 4, 4, 4, 4, 4, 4, 4, 4, 4, 4, 4, 4, 4, 4, 4, 4, 4, 4, 4, 4, 4, 4, 4, 4, 4, 4, 4, 4, 4, 4, 4, 4, 4, 4, 4, 4, 4, 4, 4, 4, 4, 4, 4, 4, 4, 4, 4, 4, 4, 4, 4, 4, 4, 4, 4, 4, 4, 4, 4, 4, 4, 4, 4, 4, 4, 4, 4, 4, 4, 4, 4, 4, 4, 4, 4, 4, 4, 4, 4, 4, 4, 4, 4, 4, 4, 4, 4, 4, 4, 4, 4, 4, 4, 4, 4, 4, 4], "sizemode": "area", "sizeref": 0.01, "symbol": "circle"}, "mode": "markers", "name": "fb902cf344", "showlegend": true, "type": "scattergl", "x": ["4T+3T", "4Lz", "3Lo", "StSq4", "ChSq1", "3Lz+1Lo+3S", "FSSp4", "4S", "3A", "3A+2T", "CCSp4", "CCoSp4", "3Lz", "4Lz", "3Lo", "StSq4", "4T+3T", "ChSq1", "3Lz+1Lo+3S", "FSSp4", "4S", "3A", "3A+2T", "CCSp4", "CCoSp4", "3Lz", "4Lz", "3Lo", "StSq4", "4T+3T", "ChSq1", "3Lz+1Lo+3S", "FSSp4", "4S", "3A", "3A+2T", "CCSp4", "CCoSp4", "3Lz", "4Lz", "3Lo", "StSq4", "4T+3T", "ChSq1", "3Lz+1Lo+3S", "FSSp4", "4S", "3A", "3A+2T", "CCSp4", "CCoSp4", "3Lz", "4Lz", "3Lo", "StSq4", "4T+3T", "ChSq1", "3Lz+1Lo+3S", "FSSp4", "4S", "3A", "3A+2T", "CCSp4", "CCoSp4", "3Lz", "3Lz", "CCoSp4", "CCSp4", "4Lz", "3Lo", "StSq4", "4T+3T", "ChSq1", "3Lz+1Lo+3S", "FSSp4", "4S", "3A", "3A+2T", "CCSp4", "CCoSp4", "3Lz", "4Lz", "3A+2T", "3Lo", "4S", "3A", "3A+2T", "CCSp4", "CCoSp4", "3Lz", "4Lz", "3Lo", "StSq4", "4T+3T", "ChSq1", "3Lz+1Lo+3S", "FSSp4", "4S", "3A", "FSSp4", "3Lz+1Lo+3S", "ChSq1", "StSq4", "4T+3T", "ChSq1", "3Lz+1Lo+3S", "FSSp4", "4S", "3A", "3A+2T", "CCSp4", "CCoSp4", "3Lz", "4T+3T", "4Lz", "3Lo", "StSq4"], "xaxis": "x", "y": [16.06, 13.6, 5.61, 3.9, 2, 11.99, 3, 10.5, 8.5, 10.78, 3.2, 3.5, 6.6, 13.6, 5.61, 3.9, 16.06, 2, 11.99, 3, 10.5, 8.5, 10.78, 3.2, 3.5, 6.6, 13.6, 5.61, 3.9, 16.06, 2, 11.99, 3, 10.5, 8.5, 10.78, 3.2, 3.5, 6.6, 13.6, 5.61, 3.9, 16.06, 2, 11.99, 3, 10.5, 8.5, 10.78, 3.2, 3.5, 6.6, 13.6, 5.61, 3.9, 16.06, 2, 11.99, 3, 10.5, 8.5, 10.78, 3.2, 3.5, 6.6, 6.6, 3.5, 3.2, 13.6, 5.61, 3.9, 16.06, 2, 11.99, 3, 10.5, 8.5, 10.78, 3.2, 3.5, 6.6, 13.6, 10.78, 5.61, 10.5, 8.5, 10.78, 3.2, 3.5, 6.6, 13.6, 5.61, 3.9, 16.06, 2, 11.99, 3, 10.5, 8.5, 3, 11.99, 2, 3.9, 16.06, 2, 11.99, 3, 10.5, 8.5, 10.78, 3.2, 3.5, 6.6, 16.06, 13.6, 5.61, 3.9], "yaxis": "y"}, {"hovertemplate": "<b>%{hovertext}</b><br><br>performance_id=eb80e313e9<br>aspect_desc=%{x}<br>element_base_value=%{y}<br>total_deductions=%{marker.size}<extra></extra>", "hovertext": ["3F", "4T+3T", "3A", "3Lo+1Lo+3S", "StSq4", "ChSq1", "FCSp2", "3A<+REP", "3Lz", "4Lz<", "4T<", "CCoSp3", "3F", "4T+3T", "4T<", "CCoSp3", "4Lz<", "3Lz", "FCSp2", "3Lz", "4Lz<", "4T<", "CCoSp3", "3F", "4T+3T", "3A<+REP", "ChSq1", "StSq4", "3A", "3Lo+1Lo+3S", "StSq4", "ChSq1", "FCSp2", "3A<+REP", "3Lz", "4Lz<", "4T<", "CCoSp3", "3F", "4T+3T", "3A", "3Lo+1Lo+3S", "FCSp2", "3A<+REP", "3Lz", "4Lz<", "4T<", "CCoSp3", "3F", "4T+3T", "3A", "3Lo+1Lo+3S", "StSq4", "ChSq1", "FCSp2", "3A<+REP", "ChSq1", "StSq4", "3Lo+1Lo+3S", "4T+3T", "3A", "3Lo+1Lo+3S", "StSq4", "ChSq1", "FCSp2", "3A<+REP", "3Lz", "4Lz<", "4T<", "CCoSp3", "3F", "3A", "4T+3T", "3A", "3Lo+1Lo+3S", "StSq4", "ChSq1", "FCSp2", "3A<+REP", "3Lz", "4Lz<", "4T<", "CCoSp3", "3F", "3A", "3Lo+1Lo+3S", "StSq4", "ChSq1", "FCSp2", "3A<+REP", "3Lz", "4Lz<", "4T<", "CCoSp3", "3F", "4T+3T", "3Lo+1Lo+3S", "3A", "StSq4", "ChSq1", "FCSp2", "3A<+REP", "3Lz", "4Lz<", "4T<", "CCoSp3", "3F", "4T+3T"], "legendgroup": "eb80e313e9", "marker": {"color": "#B6E880", "size": [4, 4, 4, 4, 4, 4, 4, 4, 4, 4, 4, 4, 4, 4, 4, 4, 4, 4, 4, 4, 4, 4, 4, 4, 4, 4, 4, 4, 4, 4, 4, 4, 4, 4, 4, 4, 4, 4, 4, 4, 4, 4, 4, 4, 4, 4, 4, 4, 4, 4, 4, 4, 4, 4, 4, 4, 4, 4, 4, 4, 4, 4, 4, 4, 4, 4, 4, 4, 4, 4, 4, 4, 4, 4, 4, 4, 4, 4, 4, 4, 4, 4, 4, 4, 4, 4, 4, 4, 4, 4, 4, 4, 4, 4, 4, 4, 4, 4, 4, 4, 4, 4, 4, 4, 4, 4, 4, 4], "sizemode": "area", "sizeref": 0.01, "symbol": "circle"}, "mode": "markers", "name": "eb80e313e9", "showlegend": true, "type": "scattergl", "x": ["3F", "4T+3T", "3A", "3Lo+1Lo+3S", "StSq4", "ChSq1", "FCSp2", "3A<+REP", "3Lz", "4Lz<", "4T<", "CCoSp3", "3F", "4T+3T", "4T<", "CCoSp3", "4Lz<", "3Lz", "FCSp2", "3Lz", "4Lz<", "4T<", "CCoSp3", "3F", "4T+3T", "3A<+REP", "ChSq1", "StSq4", "3A", "3Lo+1Lo+3S", "StSq4", "ChSq1", "FCSp2", "3A<+REP", "3Lz", "4Lz<", "4T<", "CCoSp3", "3F", "4T+3T", "3A", "3Lo+1Lo+3S", "FCSp2", "3A<+REP", "3Lz", "4Lz<", "4T<", "CCoSp3", "3F", "4T+3T", "3A", "3Lo+1Lo+3S", "StSq4", "ChSq1", "FCSp2", "3A<+REP", "ChSq1", "StSq4", "3Lo+1Lo+3S", "4T+3T", "3A", "3Lo+1Lo+3S", "StSq4", "ChSq1", "FCSp2", "3A<+REP", "3Lz", "4Lz<", "4T<", "CCoSp3", "3F", "3A", "4T+3T", "3A", "3Lo+1Lo+3S", "StSq4", "ChSq1", "FCSp2", "3A<+REP", "3Lz", "4Lz<", "4T<", "CCoSp3", "3F", "3A", "3Lo+1Lo+3S", "StSq4", "ChSq1", "FCSp2", "3A<+REP", "3Lz", "4Lz<", "4T<", "CCoSp3", "3F", "4T+3T", "3Lo+1Lo+3S", "3A", "StSq4", "ChSq1", "FCSp2", "3A<+REP", "3Lz", "4Lz<", "4T<", "CCoSp3", "3F", "4T+3T"], "xaxis": "x", "y": [5.3, 14.6, 9.35, 11, 3.9, 2, 2.3, 4.54, 6.6, 9.5, 8.8, 3, 5.3, 14.6, 8.8, 3, 9.5, 6.6, 2.3, 6.6, 9.5, 8.8, 3, 5.3, 14.6, 4.54, 2, 3.9, 9.35, 11, 3.9, 2, 2.3, 4.54, 6.6, 9.5, 8.8, 3, 5.3, 14.6, 9.35, 11, 2.3, 4.54, 6.6, 9.5, 8.8, 3, 5.3, 14.6, 9.35, 11, 3.9, 2, 2.3, 4.54, 2, 3.9, 11, 14.6, 9.35, 11, 3.9, 2, 2.3, 4.54, 6.6, 9.5, 8.8, 3, 5.3, 9.35, 14.6, 9.35, 11, 3.9, 2, 2.3, 4.54, 6.6, 9.5, 8.8, 3, 5.3, 9.35, 11, 3.9, 2, 2.3, 4.54, 6.6, 9.5, 8.8, 3, 5.3, 14.6, 11, 9.35, 3.9, 2, 2.3, 4.54, 6.6, 9.5, 8.8, 3, 5.3, 14.6], "yaxis": "y"}, {"hovertemplate": "<b>%{hovertext}</b><br><br>performance_id=709ab37e52<br>aspect_desc=%{x}<br>element_base_value=%{y}<br>total_deductions=%{marker.size}<extra></extra>", "hovertext": ["3Lz+3T", "3Lo+REP", "FCCoSp4", "1Lz", "2A+1Lo+3S", "ChSq1", "CCoSp4", "LSp2", "3F", "StSq4", "2A", "3Lo", "2A", "FCCoSp4", "1Lz", "2A+1Lo+3S", "ChSq1", "CCoSp4", "LSp2", "3F", "StSq4", "2A", "3Lo", "3Lz+3T", "3Lo+REP", "FCCoSp4", "1Lz", "3Lz+3T", "3Lo+REP", "FCCoSp4", "1Lz", "2A+1Lo+3S", "ChSq1", "CCoSp4", "LSp2", "3F", "2A+1Lo+3S", "2A+1Lo+3S", "ChSq1", "CCoSp4", "LSp2", "3F", "StSq4", "2A", "3Lo", "3Lz+3T", "3Lo+REP", "FCCoSp4", "1Lz", "ChSq1", "3Lo", "CCoSp4", "LSp2", "3F", "StSq4", "2A", "3Lo+REP", "3Lz+3T", "3Lz+3T", "3Lo", "2A", "StSq4", "3F", "LSp2", "CCoSp4", "ChSq1", "2A+1Lo+3S", "1Lz", "FCCoSp4", "3Lo+REP", "3Lz+3T", "3Lo+REP", "FCCoSp4", "1Lz", "2A+1Lo+3S", "ChSq1", "CCoSp4", "LSp2", "3F", "StSq4", "2A", "3Lo", "3Lz+3T", "3Lz+3T", "3Lo+REP", "FCCoSp4", "1Lz", "2A+1Lo+3S", "ChSq1", "CCoSp4", "LSp2", "3F", "StSq4", "2A", "3Lo", "3Lo+REP", "FCCoSp4", "1Lz", "2A+1Lo+3S", "ChSq1", "CCoSp4", "LSp2", "3F", "StSq4", "2A", "3Lo", "StSq4", "3Lo"], "legendgroup": "709ab37e52", "marker": {"color": "#FF97FF", "size": [4, 4, 4, 4, 4, 4, 4, 4, 4, 4, 4, 4, 4, 4, 4, 4, 4, 4, 4, 4, 4, 4, 4, 4, 4, 4, 4, 4, 4, 4, 4, 4, 4, 4, 4, 4, 4, 4, 4, 4, 4, 4, 4, 4, 4, 4, 4, 4, 4, 4, 4, 4, 4, 4, 4, 4, 4, 4, 4, 4, 4, 4, 4, 4, 4, 4, 4, 4, 4, 4, 4, 4, 4, 4, 4, 4, 4, 4, 4, 4, 4, 4, 4, 4, 4, 4, 4, 4, 4, 4, 4, 4, 4, 4, 4, 4, 4, 4, 4, 4, 4, 4, 4, 4, 4, 4, 4, 4], "sizemode": "area", "sizeref": 0.01, "symbol": "circle"}, "mode": "markers", "name": "709ab37e52", "showlegend": true, "type": "scattergl", "x": ["3Lz+3T", "3Lo+REP", "FCCoSp4", "1Lz", "2A+1Lo+3S", "ChSq1", "CCoSp4", "LSp2", "3F", "StSq4", "2A", "3Lo", "2A", "FCCoSp4", "1Lz", "2A+1Lo+3S", "ChSq1", "CCoSp4", "LSp2", "3F", "StSq4", "2A", "3Lo", "3Lz+3T", "3Lo+REP", "FCCoSp4", "1Lz", "3Lz+3T", "3Lo+REP", "FCCoSp4", "1Lz", "2A+1Lo+3S", "ChSq1", "CCoSp4", "LSp2", "3F", "2A+1Lo+3S", "2A+1Lo+3S", "ChSq1", "CCoSp4", "LSp2", "3F", "StSq4", "2A", "3Lo", "3Lz+3T", "3Lo+REP", "FCCoSp4", "1Lz", "ChSq1", "3Lo", "CCoSp4", "LSp2", "3F", "StSq4", "2A", "3Lo+REP", "3Lz+3T", "3Lz+3T", "3Lo", "2A", "StSq4", "3F", "LSp2", "CCoSp4", "ChSq1", "2A+1Lo+3S", "1Lz", "FCCoSp4", "3Lo+REP", "3Lz+3T", "3Lo+REP", "FCCoSp4", "1Lz", "2A+1Lo+3S", "ChSq1", "CCoSp4", "LSp2", "3F", "StSq4", "2A", "3Lo", "3Lz+3T", "3Lz+3T", "3Lo+REP", "FCCoSp4", "1Lz", "2A+1Lo+3S", "ChSq1", "CCoSp4", "LSp2", "3F", "StSq4", "2A", "3Lo", "3Lo+REP", "FCCoSp4", "1Lz", "2A+1Lo+3S", "ChSq1", "CCoSp4", "LSp2", "3F", "StSq4", "2A", "3Lo", "StSq4", "3Lo"], "xaxis": "x", "y": [11.33, 3.93, 3.5, 0.6, 9.02, 2, 3.5, 1.9, 5.3, 3.9, 3.3, 5.61, 3.3, 3.5, 0.6, 9.02, 2, 3.5, 1.9, 5.3, 3.9, 3.3, 5.61, 11.33, 3.93, 3.5, 0.6, 11.33, 3.93, 3.5, 0.6, 9.02, 2, 3.5, 1.9, 5.3, 9.02, 9.02, 2, 3.5, 1.9, 5.3, 3.9, 3.3, 5.61, 11.33, 3.93, 3.5, 0.6, 2, 5.61, 3.5, 1.9, 5.3, 3.9, 3.3, 3.93, 11.33, 11.33, 5.61, 3.3, 3.9, 5.3, 1.9, 3.5, 2, 9.02, 0.6, 3.5, 3.93, 11.33, 3.93, 3.5, 0.6, 9.02, 2, 3.5, 1.9, 5.3, 3.9, 3.3, 5.61, 11.33, 11.33, 3.93, 3.5, 0.6, 9.02, 2, 3.5, 1.9, 5.3, 3.9, 3.3, 5.61, 3.93, 3.5, 0.6, 9.02, 2, 3.5, 1.9, 5.3, 3.9, 3.3, 5.61, 3.9, 5.61], "yaxis": "y"}, {"hovertemplate": "<b>%{hovertext}</b><br><br>performance_id=e37a1094f2<br>aspect_desc=%{x}<br>element_base_value=%{y}<br>total_deductions=%{marker.size}<extra></extra>", "hovertext": ["StSq2", "CCoSp3", "3Lo<", "2A", "FCSp4", "3S<<+COMBO", "LSp4", "StSq2", "CCoSp3", "3Lo<", "2A", "FCSp4", "3S<<+COMBO", "LSp4", "StSq2", "CCoSp3", "3Lo<", "2A", "LSp4", "3S<<+COMBO", "FCSp4", "FCSp4", "3S<<+COMBO", "LSp4", "StSq2", "CCoSp3", "3Lo<", "2A", "FCSp4", "StSq2", "CCoSp3", "3Lo<", "2A", "LSp4", "3S<<+COMBO", "FCSp4", "2A", "3S<<+COMBO", "LSp4", "StSq2", "CCoSp3", "3Lo<", "2A", "FCSp4", "3S<<+COMBO", "LSp4", "StSq2", "CCoSp3", "3Lo<", "FCSp4", "2A", "3S<<+COMBO", "LSp4", "StSq2", "CCoSp3", "3Lo<", "2A", "FCSp4", "3S<<+COMBO", "LSp4", "StSq2", "CCoSp3", "3Lo<"], "legendgroup": "e37a1094f2", "marker": {"color": "#FECB52", "size": [4, 4, 4, 4, 4, 4, 4, 4, 4, 4, 4, 4, 4, 4, 4, 4, 4, 4, 4, 4, 4, 4, 4, 4, 4, 4, 4, 4, 4, 4, 4, 4, 4, 4, 4, 4, 4, 4, 4, 4, 4, 4, 4, 4, 4, 4, 4, 4, 4, 4, 4, 4, 4, 4, 4, 4, 4, 4, 4, 4, 4, 4, 4], "sizemode": "area", "sizeref": 0.01, "symbol": "circle"}, "mode": "markers", "name": "e37a1094f2", "showlegend": true, "type": "scattergl", "x": ["StSq2", "CCoSp3", "3Lo<", "2A", "FCSp4", "3S<<+COMBO", "LSp4", "StSq2", "CCoSp3", "3Lo<", "2A", "FCSp4", "3S<<+COMBO", "LSp4", "StSq2", "CCoSp3", "3Lo<", "2A", "LSp4", "3S<<+COMBO", "FCSp4", "FCSp4", "3S<<+COMBO", "LSp4", "StSq2", "CCoSp3", "3Lo<", "2A", "FCSp4", "StSq2", "CCoSp3", "3Lo<", "2A", "LSp4", "3S<<+COMBO", "FCSp4", "2A", "3S<<+COMBO", "LSp4", "StSq2", "CCoSp3", "3Lo<", "2A", "FCSp4", "3S<<+COMBO", "LSp4", "StSq2", "CCoSp3", "3Lo<", "FCSp4", "2A", "3S<<+COMBO", "LSp4", "StSq2", "CCoSp3", "3Lo<", "2A", "FCSp4", "3S<<+COMBO", "LSp4", "StSq2", "CCoSp3", "3Lo<"], "xaxis": "x", "y": [2.6, 3, 3.6, 3.63, 3.2, 1.3, 2.7, 2.6, 3, 3.6, 3.63, 3.2, 1.3, 2.7, 2.6, 3, 3.6, 3.63, 2.7, 1.3, 3.2, 3.2, 1.3, 2.7, 2.6, 3, 3.6, 3.63, 3.2, 2.6, 3, 3.6, 3.63, 2.7, 1.3, 3.2, 3.63, 1.3, 2.7, 2.6, 3, 3.6, 3.63, 3.2, 1.3, 2.7, 2.6, 3, 3.6, 3.2, 3.63, 1.3, 2.7, 2.6, 3, 3.6, 3.63, 3.2, 1.3, 2.7, 2.6, 3, 3.6], "yaxis": "y"}], "layout": {"legend": {"itemsizing": "constant", "title": {"text": "performance_id"}, "tracegroupgap": 0}, "title": {"text": "Worst 10 performance"}, "xaxis": {"anchor": "y", "domain": [0, 1], "title": {"text": "aspect_desc"}}, "yaxis": {"anchor": "x", "domain": [0, 1], "title": {"text": "element_base_value"}}}}
